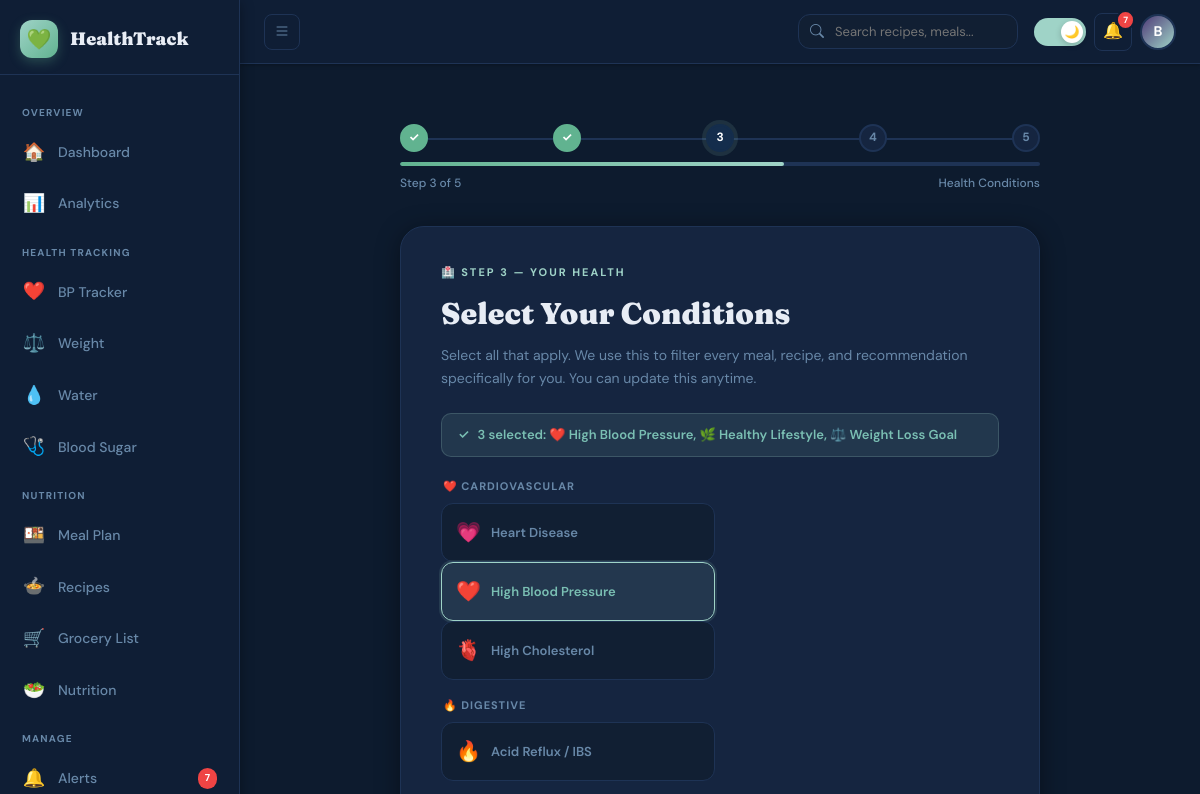
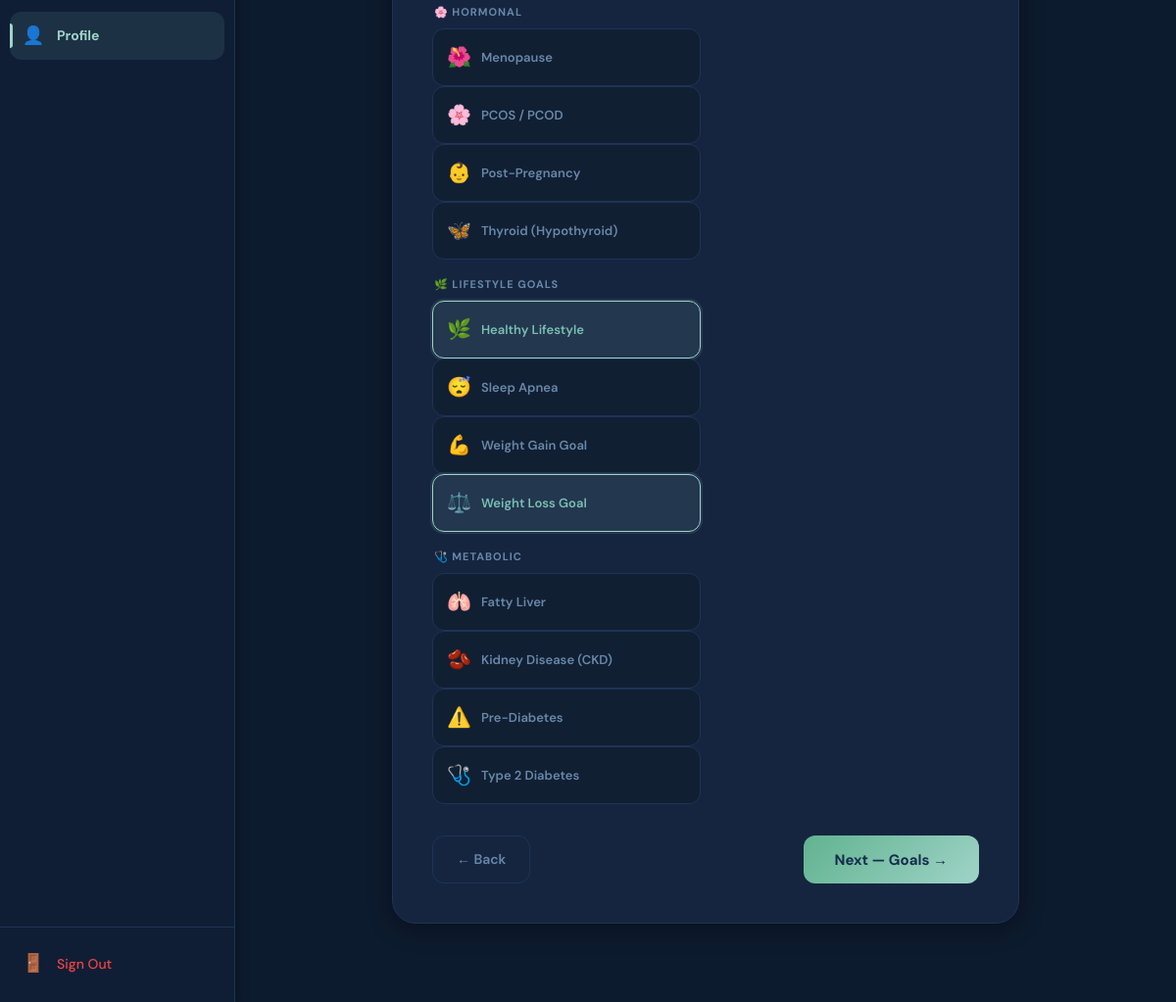
/profile/onboarding/step3 (signed in), run on the app's committed database (2 pictures, top to bottom).
### models.py (models this page shows, shortened)
class User(UserMixin, db.Model):
    __tablename__ = "users"
    id              = db.Column(db.Integer, primary_key=True)
    name            = db.Column(db.String(120), nullable=False)
    email           = db.Column(db.String(180), unique=True, nullable=False, index=True)
    password_hash   = db.Column(db.String(255), nullable=False)
    is_active       = db.Column(db.Boolean, default=True)
    is_verified     = db.Column(db.Boolean, default=False)
    onboarding_done = db.Column(db.Boolean, default=False)
    dark_mode       = db.Column(db.Boolean, default=False)
    created_at      = db.Column(db.DateTime, default=datetime.utcnow)
    last_login      = db.Column(db.DateTime, nullable=True)
    last_updated    = db.Column(db.DateTime, default=datetime.utcnow, onupdate=datetime.utcnow)
    health_profile  = db.relationship("UserHealthProfile", backref="user", uselist=False, cascade="all, delete-orphan")
    conditions      = db.relationship("UserCondition",     backref="user", cascade="all, delete-orphan")
    goals           = db.relationship("UserGoal",          backref="user", uselist=False, cascade="all, delete-orphan")
    health_metrics  = db.relationship("HealthMetric",      backref="user", cascade="all, delete-orphan", lazy="dynamic")
    meal_plans      = db.relationship("MealPlan",          backref="user", cascade="all, delete-orphan", lazy="dynamic")
    favorites       = db.relationship("Favorite",          backref="user", cascade="all, delete-orphan")
    grocery_items   = db.relationship("GroceryItem",       backref="user", cascade="all, delete-orphan", lazy="dynamic")
    alerts          = db.relationship("Alert",             backref="user", cascade="all, delete-orphan", lazy="dynamic")
    medicines       = db.relationship("Medicine",          backref="user", cascade="all, delete-orphan")
    nutrition_logs  = db.relationship("NutritionDailyLog", backref="user", cascade="all, delete-orphan", lazy="dynamic")
    weekly_insights = db.relationship("WeeklyInsight",     backref="user", cascade="all, delete-orphan", lazy="dynamic")

class HealthCondition(db.Model):
    __tablename__ = "health_conditions"
    id          = db.Column(db.Integer, primary_key=True)
    name        = db.Column(db.String(100), unique=True, nullable=False)
    description = db.Column(db.Text, nullable=True)
    icon        = db.Column(db.String(10), default="🏥")
    category    = db.Column(db.String(50), nullable=True)
    users       = db.relationship("UserCondition", backref="condition", cascade="all, delete-orphan")

### routes/profile_routes.py (the view, shortened to what this page needs)
@profile_bp.route("/onboarding/step3", methods=["GET", "POST"])
@login_required
def onboarding_step3():
    all_conditions = HealthCondition.query.order_by(
        HealthCondition.category, HealthCondition.name
    ).all()
    existing_ids = [uc.condition_id for uc in current_user.conditions]
    return render_template(
        "auth/onboarding/step3.html",
        all_conditions=all_conditions,
        existing_ids=existing_ids
    )

### templates/auth/onboarding/step3.html (shortened to what this page needs)
{% extends "base.html" %}
{% block content %}
<div class="onboard-wrap">
  <div class="onboard-box">
    <div class="ob-progress-wrap">
      <div class="ob-progress-steps">
        <div class="ob-step-dot done">✓</div>
        <div class="ob-step-dot done">✓</div>
        <div class="ob-step-dot active">3</div>
        <div class="ob-step-dot">4</div>
        <div class="ob-step-dot">5</div>
      </div>
      <div class="ob-progress-bar"><div class="ob-progress-fill" style="width:60%"></div></div>
      <div class="ob-progress-label"><span>Step 3 of 5</span><span>Health Conditions</span></div>
    </div>
    <div class="ob-card">
      <div class="ob-step-label">🏥 Step 3 — Your Health</div>
      <h2 class="ob-title">Select Your Conditions</h2>
      <p class="ob-subtitle">Select all that apply. We use this to filter every meal, recipe, and recommendation specifically for you. You can update this anytime.</p>
      <div class="selected-count" id="selectedCount">
        <span>✓</span>
        <span id="countText">Select your conditions below</span>
      </div>
      <form method="POST" action="{{ url_for('profile.onboarding_step3') }}" id="condForm">
        {% set categories = {} %}
        {% for c in all_conditions %}
          {% set cat = c.category or 'other' %}
        {% endfor %}
        {% set cat_labels = {
          'cardiovascular': '❤️ Cardiovascular',
          'metabolic':      '🩺 Metabolic',
          'hormonal':       '🌸 Hormonal',
          'lifestyle':      '🌿 Lifestyle Goals',
          'digestive':      '🔥 Digestive',
          'other':          '🏥 Other'
        } %}
        {% set current_cat = namespace(value='') %}
        {% for c in all_conditions %}
          {% if c.category != current_cat.value %}
            {% set current_cat.value = c.category %}
            <div class="cat-label">{{ cat_labels.get(c.category, c.category or 'Other') }}</div>
          {% endif %}
          <div class="conditions-grid" style="margin-bottom:0;">
            <label class="cond-option">
              <div class="cond-btn">
                <span class="cond-icon">{{ c.icon }}</span>
                {{ c.name }}
              </div>
            </label>
          </div>
        {% endfor %}
        <div class="ob-nav">
          <a href="{{ url_for('profile.onboarding_step2') }}" class="ob-btn-back">← Back</a>
          <button type="submit" class="ob-btn-next">Next — Goals →</button>
        </div>
      </form>
    </div>
  </div>
</div>
{% endblock %}

### templates/base.html (shortened to what this page needs)
<!DOCTYPE html>
<html lang="en" data-theme="{{ 'dark' if current_user.is_authenticated and current_user.dark_mode else 'light' }}">
<head>
  <link rel="stylesheet" href="https://cdn.jsdelivr.net/npm/bootstrap-icons@1.11.3/font/bootstrap-icons.min.css">
</head>
<body>
{% if current_user.is_authenticated %}
<div class="app-layout">
  <aside class="sidebar" id="sidebar">
    <div class="sidebar-logo">
      <div class="sidebar-logo-icon">💚</div>
      <span class="sidebar-logo-text">HealthTrack</span>
    </div>
    <nav class="sidebar-nav">
      <div class="nav-section-label">Overview</div>
      <a href="{{ url_for('main.dashboard') }}" class="nav-item {% if request.endpoint and 'main.dashboard' in request.endpoint %}active{% endif %}">
        <span class="nav-item-icon">🏠</span>
        <span class="nav-item-text">Dashboard</span>
      </a>
      <a href="{{ url_for('analytics.index') }}" class="nav-item {% if request.endpoint and 'analytics' in request.endpoint %}active{% endif %}">
        <span class="nav-item-icon">📊</span>
        <span class="nav-item-text">Analytics</span>
      </a>
      <div class="nav-section-label">Health Tracking</div>
      <a href="{{ url_for('bp.tracker') }}" class="nav-item {% if request.endpoint and 'bp.' in request.endpoint %}active{% endif %}">
        <span class="nav-item-icon">❤️</span>
        <span class="nav-item-text">BP Tracker</span>
      </a>
      <a href="{{ url_for('tracker.weight') }}" class="nav-item {% if request.endpoint and 'tracker.weight' in request.endpoint %}active{% endif %}">
        <span class="nav-item-icon">⚖️</span>
        <span class="nav-item-text">Weight</span>
      </a>
      <a href="{{ url_for('tracker.water') }}" class="nav-item {% if request.endpoint and 'tracker.water' in request.endpoint %}active{% endif %}">
        <span class="nav-item-icon">💧</span>
        <span class="nav-item-text">Water</span>
      </a>
      <a href="{{ url_for('tracker.sugar') }}" class="nav-item {% if request.endpoint and 'tracker.sugar' in request.endpoint %}active{% endif %}">
        <span class="nav-item-icon">🩺</span>
        <span class="nav-item-text">Blood Sugar</span>
      </a>
      <div class="nav-section-label">Nutrition</div>
      <a href="{{ url_for('meal.meals') }}" class="nav-item {% if request.endpoint and 'meal.' in request.endpoint %}active{% endif %}">
        <span class="nav-item-icon">🍱</span>
        <span class="nav-item-text">Meal Plan</span>
      </a>
      <a href="{{ url_for('meal.recipes') }}" class="nav-item {% if request.endpoint and request.endpoint == 'meal.recipes' %}active{% endif %}">
        <span class="nav-item-icon">🍲</span>
        <span class="nav-item-text">Recipes</span>
      </a>
      <a href="{{ url_for('meal.grocery_list') }}" class="nav-item {% if request.endpoint and request.endpoint == 'meal.grocery_list' %}active{% endif %}">
        <span class="nav-item-icon">🛒</span>
        <span class="nav-item-text">Grocery List</span>
      </a>
      <a href="{{ url_for('nutrition.dashboard') }}" class="nav-item {% if request.endpoint and 'nutrition.' in request.endpoint %}active{% endif %}">
        <span class="nav-item-icon">🥗</span>
        <span class="nav-item-text">Nutrition</span>
      </a>
      <div class="nav-section-label">Manage</div>
      <a href="{{ url_for('alert.index') }}" class="nav-item {% if request.endpoint and 'alert.' in request.endpoint %}active{% endif %}">
        <span class="nav-item-icon">🔔</span>
        <span class="nav-item-text">Alerts</span>
        {% if unread_alerts is defined and unread_alerts > 0 %}
          <span class="nav-badge">{{ unread_alerts }}</span>
        {% endif %}
      </a>
      <a href="{{ url_for('profile.index') }}" class="nav-item {% if request.endpoint and 'profile.' in request.endpoint %}active{% endif %}">
        <span class="nav-item-icon">👤</span>
        <span class="nav-item-text">Profile</span>
      </a>
    </nav>
    <div class="sidebar-footer">
      <a href="{{ url_for('auth.logout') }}" class="nav-item" style="color: #ef4444;">
        <span class="nav-item-icon">🚪</span>
        <span class="nav-item-text">Sign Out</span>
      </a>
    </div>
  </aside>
  <div class="main-wrapper">
    <nav class="navbar">
      <button class="navbar-toggle" id="sidebarToggle" onclick="toggleSidebar()" aria-label="Toggle sidebar">
        <i class="bi bi-list"></i>
      </button>
      <div class="navbar-search">
        <input type="text" class="navbar-search-input" placeholder="Search recipes, meals..." id="globalSearch">
      </div>
      <div class="navbar-actions">
        <button class="dark-toggle {% if current_user.dark_mode %}on{% endif %}" id="darkToggle" onclick="toggleDarkMode()" aria-label="Toggle dark mode" title="Toggle dark mode">
          <div class="dark-toggle-thumb">
            {% if current_user.dark_mode %}🌙{% else %}☀️{% endif %}
          </div>
        </button>
        <a href="{{ url_for('alert.index') }}" class="navbar-icon-btn" title="Alerts">
          🔔
          {% if unread_alerts is defined and unread_alerts > 0 %}
            <span class="notif-badge">{{ unread_alerts }}</span>
          {% endif %}
        </a>
        <a href="{{ url_for('profile.index') }}" class="navbar-avatar" title="Profile">
          {{ current_user.name[0].upper() if current_user.name else 'U' }}
        </a>
      </div>
    </nav>
    <main class="main-content">
      {% block content %}{% endblock %}
    </main>
  </div>
</div>
{% endif %}
</body>
</html>

### templates/auth/onboarding/step3.html (style rules this page uses)
.onboard-wrap { min-height:100vh;display:flex;align-items:center;justify-content:center;padding:32px 16px;background:var(--bg); }
.onboard-box { width:100%;max-width:640px;animation:fadeUp 0.5s ease both; }
.ob-progress-wrap { margin-bottom:32px; }
.ob-progress-steps { display:flex;justify-content:space-between;align-items:center;margin-bottom:10px;position:relative; }
.ob-progress-steps::before { content:'';position:absolute;top:14px;left:14px;right:14px;height:2px;background:var(--border);z-index:0; }
.ob-step-dot { width:28px;height:28px;border-radius:50%;border:2px solid var(--border);background:var(--card-bg);display:flex;align-items:center;justify-content:center;font-size:12px;font-weight:700;color:var(--text-muted);position:relative;z-index:1;transition:all 0.3s ease; }
.ob-step-dot.done { background:var(--sage);border-color:var(--sage);color:white; }
.ob-step-dot.active { background:var(--navy);border-color:var(--navy);color:white;box-shadow:0 0 0 4px var(--accent-glow); }
.ob-progress-bar { height:4px;background:var(--border);border-radius:100px;overflow:hidden; }
.ob-progress-fill { height:100%;background:linear-gradient(90deg,var(--sage),var(--mint));border-radius:100px; }
.ob-progress-label { display:flex;justify-content:space-between;font-size:12px;color:var(--text-muted);margin-top:8px;font-weight:500; }
.ob-card { background:var(--card-bg);border-radius:var(--radius-lg);border:1px solid var(--border);box-shadow:var(--shadow);padding:36px 40px 40px; }
.ob-step-label { font-size:11px;font-weight:700;letter-spacing:2px;text-transform:uppercase;color:var(--accent);margin-bottom:8px; }
.ob-title { font-family:'Fraunces',serif;font-size:clamp(22px,3vw,30px);font-weight:900;color:var(--text-primary);margin-bottom:6px; }
.ob-subtitle { font-size:14px;color:var(--text-muted);margin-bottom:24px;line-height:1.6; }
.conditions-grid { display:grid;grid-template-columns:repeat(auto-fill,minmax(180px,1fr));gap:10px;margin-bottom:20px; }
.cond-option { position:relative; }
.cond-btn { display:flex;align-items:center;gap:10px;padding:12px 14px;border-radius:var(--radius-sm);border:1.5px solid var(--border);background:var(--input-bg);cursor:pointer;transition:all 0.18s;font-size:13px;font-weight:600;color:var(--text-muted); }
.cond-btn .cond-icon { font-size:20px;flex-shrink:0; }
.cond-option input:checked + .cond-btn { border-color:var(--accent);background:var(--accent-pale);color:var(--accent-dark);box-shadow:0 0 0 2px var(--accent-glow); }
.selected-count { background:var(--accent-pale);border:1px solid var(--accent-border);border-radius:10px;padding:10px 16px;font-size:13px;font-weight:600;color:var(--accent-dark);margin-bottom:20px;display:flex;align-items:center;gap:8px; }
.cat-label { font-size:11px;font-weight:700;text-transform:uppercase;letter-spacing:1px;color:var(--text-muted);margin:16px 0 8px;padding-left:2px; }
.ob-nav { display:flex;justify-content:space-between;gap:12px;margin-top:32px; }
.ob-btn-back { background:var(--card-bg);color:var(--text-muted);border:1.5px solid var(--border);border-radius:var(--radius-sm);padding:12px 24px;font-family:'DM Sans',sans-serif;font-size:14px;font-weight:600;cursor:pointer;text-decoration:none;display:flex;align-items:center;gap:6px;transition:all 0.18s; }
.ob-btn-next { background:linear-gradient(135deg,var(--sage),var(--mint));color:var(--navy);border:none;border-radius:var(--radius-sm);padding:13px 32px;font-family:'DM Sans',sans-serif;font-size:15px;font-weight:700;cursor:pointer;display:flex;align-items:center;gap:8px;transition:transform 0.18s,box-shadow 0.18s; }

### data on the page
User: name "B"
HealthCondition: get "❤️ CARDIOVASCULAR", icon "💗", name "Heart Disease"
HealthCondition: icon "❤️", name "High Blood Pressure"
HealthCondition: icon "🫀", name "High Cholesterol"
HealthCondition: get "🔥 DIGESTIVE", icon "🔥", name "Acid Reflux / IBS"
HealthCondition: get "🌸 HORMONAL", icon "🌺", name "Menopause"
HealthCondition: icon "🌸", name "PCOS / PCOD"
HealthCondition: icon "👶", name "Post-Pregnancy"
HealthCondition: icon "🦋", name "Thyroid (Hypothyroid)"
HealthCondition: get "🌿 LIFESTYLE GOALS", icon "🌿", name "Healthy Lifestyle"
HealthCondition: icon "😴", name "Sleep Apnea"
HealthCondition: icon "💪", name "Weight Gain Goal"
HealthCondition: icon "⚖️", name "Weight Loss Goal"
HealthCondition: get "🩺 METABOLIC", icon "🫁", name "Fatty Liver"
HealthCondition: icon "🫘", name "Kidney Disease (CKD)"
HealthCondition: icon "⚠️", name "Pre-Diabetes"
HealthCondition: icon "🩺", name "Type 2 Diabetes"

### other printed values
{{ unread_alerts }} "7"
